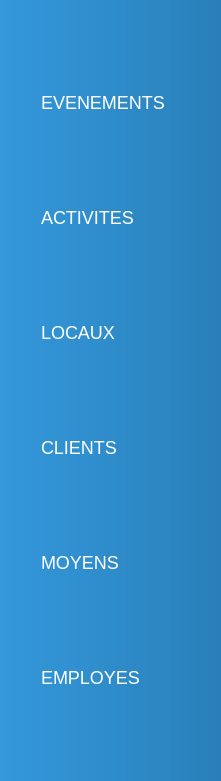
       <widget class="QFrame" name="frame_2">
        <property name="geometry">
         <rect>
          <x>20</x>
          <y>171</y>
          <width>221</width>
          <height>781</height>
         </rect>
        </property>
        <property name="styleSheet">
         <string notr="true">QFrame {
    background: qlineargradient(x1:0, y1:0, x2:1, y2:0, stop:0 #3498db, stop:1 #2980b9);
    color: #fff;
    padding: 10px;
    border-right: 2px solid #2980b9;
    border-radius: 5px;
    box-shadow: 3px 3px 10px rgba(0, 0, 0, 0.1);
}

QPushButton {
    background: transparent;
    color: #fff;
    padding: 12px 20px;
    border: none;
    margin: 5px 0;
    font-size: 18px;
    text-align: left;
    transition: background 0.3s;
}

QPushButton:hover {
    background: qlineargradient(x1:0, y1:0, x2:1, y2:0, stop:0 #1f6699, stop:1 #20638f);
}

QPushButton:pressed {
    background: qlineargradient(x1:0, y1:0, x2:1, y2:0, stop:0 #1f6699, stop:1 #20638f);
}

QPushButton:checked {
    background: qlineargradient(x1:0, y1:0, x2:1, y2:0, stop:0 #2980b9, stop:1 #3498db);
}

/* Add spacing between buttons */
QPushButton + QPushButton {
    margin-top: 8px;
}

/* Icons for buttons */
QToolButton::menu-icon {
    image: url(:/path/to/your/white/icon.png); /* Set the path to your white icon */
}

/* Highlight active section with different color */
QPushButton:checked {
    background: qlineargradient(x1:0, y1:0, x2:1, y2:0, stop:0 #2980b9, stop:1 #3498db);
}

/* Add subtle transition effect on button hover */
QPushButton:hover {
    background: qlineargradient(x1:0, y1:0, x2:1, y2:0, stop:0 #1f6699, stop:1 #20638f);
}
</string>
        </property>
        <property name="frameShape">
         <enum>QFrame::StyledPanel</enum>
        </property>
        <property name="frameShadow">
         <enum>QFrame::Raised</enum>
        </property>
        <layout class="QVBoxLayout" name="verticalLayout_4">
         <item>
          <widget class="QPushButton" name="gest_event_2">
           <property name="text">
            <string>EVENEMENTS</string>
           </property>
           <property name="icon">
            <iconset>
             <normaloff>../../../Downloads/icons8-event-50.png</normaloff>../../../Downloads/icons8-event-50.png</iconset>
           </property>
           <property name="iconSize">
            <size>
             <width>20</width>
             <height>20</height>
            </size>
           </property>
          </widget>
         </item>
         <item>
          <widget class="QPushButton" name="gest_act_2">
           <property name="text">
            <string>ACTIVITES</string>
           </property>
           <property name="icon">
            <iconset>
             <normaloff>../../../Downloads/icons8-activity-50.png</normaloff>../../../Downloads/icons8-activity-50.png</iconset>
           </property>
           <property name="iconSize">
            <size>
             <width>23</width>
             <height>23</height>
            </size>
           </property>
          </widget>
         </item>
         <item>
          <widget class="QPushButton" name="gest_loc_2">
           <property name="text">
            <string>LOCAUX</string>
           </property>
           <property name="icon">
            <iconset>
             <normaloff>../../../Downloads/icons8-local-50.png</normaloff>../../../Downloads/icons8-local-50.png</iconset>
           </property>
           <property name="iconSize">
            <size>
             <width>20</width>
             <height>20</height>
            </size>
           </property>
          </widget>
         </item>
         <item>
          <widget class="QPushButton" name="gest_client_2">
           <property name="text">
            <string>CLIENTS</string>
           </property>
           <property name="icon">
            <iconset>
             <normaloff>../../../Downloads/icons8-users-30.png</normaloff>../../../Downloads/icons8-users-30.png</iconset>
           </property>
           <property name="iconSize">
            <size>
             <width>20</width>
             <height>20</height>
            </size>
           </property>
          </widget>
         </item>
         <item>
          <widget class="QPushButton" name="gest_sponsors_2">
           <property name="text">
            <string>MOYENS</string>
           </property>
           <property name="icon">
            <iconset>
             <normaloff>../../../Downloads/icons8-money-50.png</normaloff>../../../Downloads/icons8-money-50.png</iconset>
           </property>
           <property name="iconSize">
            <size>
             <width>20</width>
             <height>20</height>
            </size>
           </property>
          </widget>
         </item>
         <item>
          <widget class="QPushButton" name="gest_emp_2">
           <property name="text">
            <string>EMPLOYES</string>
           </property>
           <property name="icon">
            <iconset>
             <normaloff>../../../Downloads/icons8-employee-50.png</normaloff>../../../Downloads/icons8-employee-50.png</iconset>
           </property>
           <property name="iconSize">
            <size>
             <width>20</width>
             <height>20</height>
            </size>
           </property>
          </widget>
         </item>
        </layout>
       </widget>
